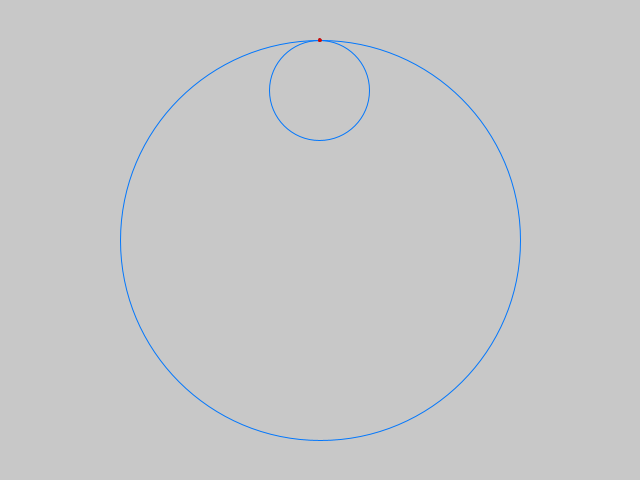
Frame 1 (no input)
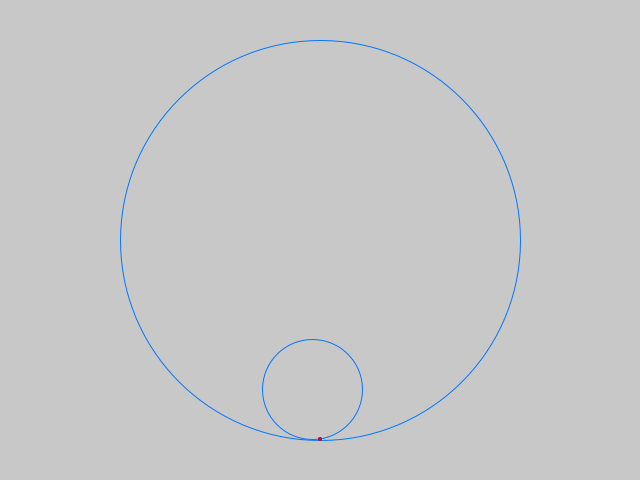
Frame 60 (the mouse pressed at the canvas centre just before this capture)
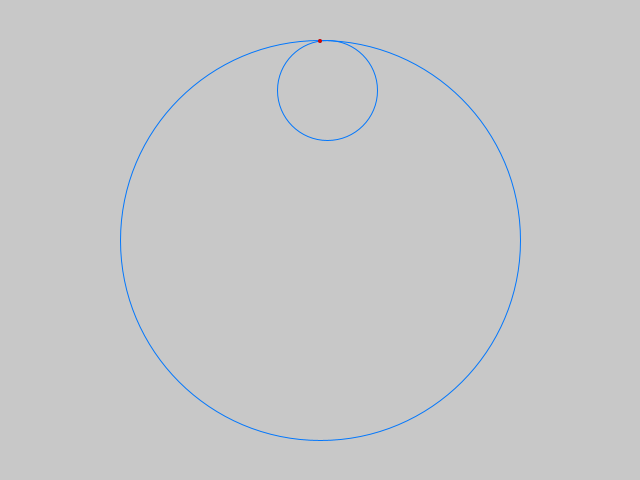
Frame 120 (the mouse held since frame 60 and released just before this capture)

The Processing sketch that drew these frames (run headless with seeded random() and noise(); from frame 60 on, the mouse is pressed at the canvas centre):

// Processing sketch: exercise4
// ── exercise4.pde
color RED = color(199, 12, 12);
color BLUE = color(3,119,252);

int UC = 2,  FPS = 30;
float RADIUS_COUT = 100 * UC, RADIUS_CIN = 25 * UC, RADIUS_CINTER = RADIUS_COUT - RADIUS_CIN;
float VEL = (2 * PI * RADIUS_COUT) / (4 * FPS);
float center_x, center_y, pos_x, pos_y, theta_out = PI / 2, theta_in = PI / 2;

void setup(){
  size(640,480);
  frameRate(FPS); 
}

void draw(){
  // Filling the background with a shade of gray and setting up the configurations for drawing the circles
  background(200);
  stroke(BLUE);
  strokeWeight(1);
  smooth();
  noFill();
  
  // Drawing the outer circle
  ellipse(width/2, height/2, 2*RADIUS_COUT, 2*RADIUS_COUT);
  
  // Updating the center of the inner circle
  translate(width/2, height/2);
  center_x = RADIUS_CINTER * cos(theta_out);
  center_y = -RADIUS_CINTER * sin(theta_out);
  
  // Drawing the inner circle
  ellipse(center_x, center_y, 2*RADIUS_CIN, 2*RADIUS_CIN);
  
  // Updating the position of the contact point
  translate(center_x, center_y);
  pos_x = 0;
  pos_y = -RADIUS_CIN; 
  rotate(theta_in - theta_out);
  
  // Drawing the red point in the inner circle
  stroke(RED);
  fill(RED);
  ellipse(pos_x, pos_y, 3, 3);
  
  // Updating the thetas
  theta_out += (2 * PI) / (4 * FPS);
  theta_in += (2 * PI) / FPS;
}
